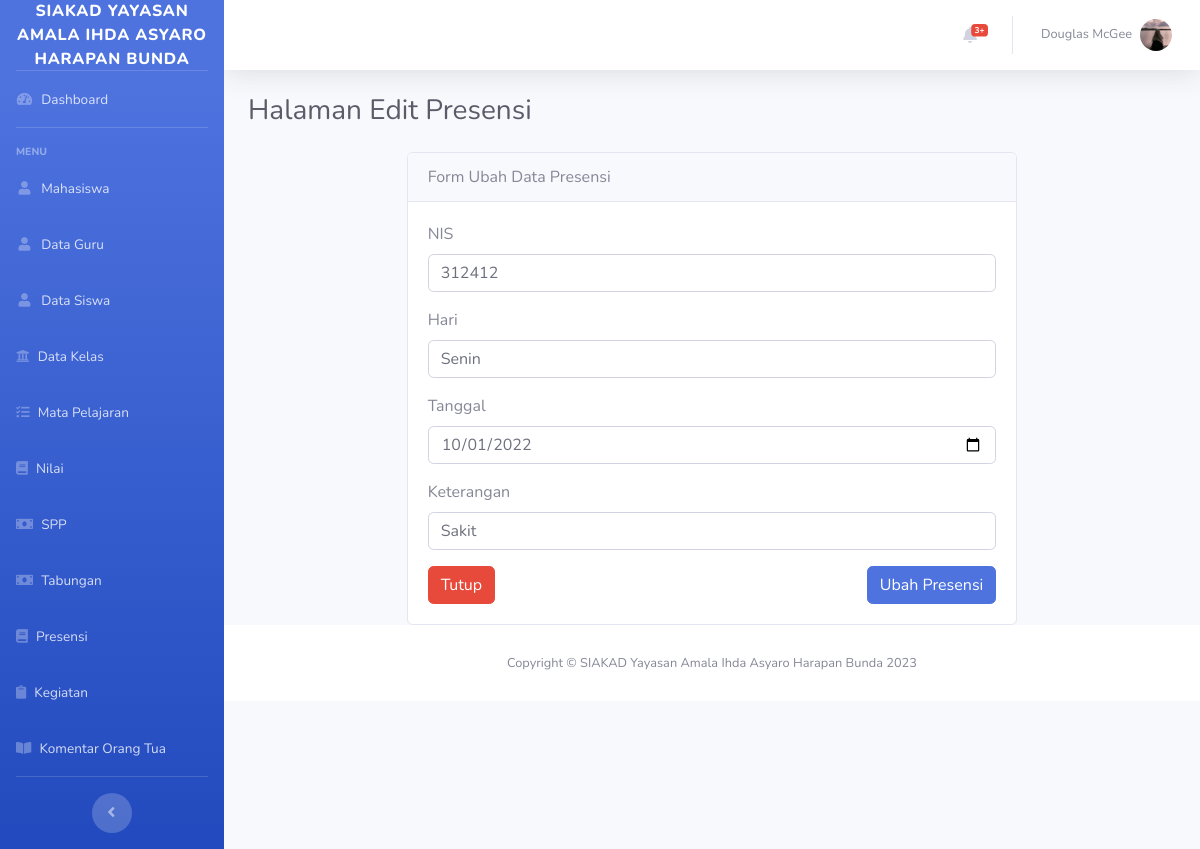
/Presensi/edit/1, run on the app's committed database.
### tables this page shows
CREATE TABLE `presensi` (
  `id_presensi` int(11) NOT NULL,
  `hari` varchar(100) NOT NULL,
  `tanggal` date NOT NULL,
  `keterangan` varchar(100) NOT NULL,
  `nis` int(11) NOT NULL
);

CREATE TABLE `siswa` (
  `nis` int(11) NOT NULL,
  `username` varchar(100) NOT NULL,
  `id_kelas` int(11) NOT NULL,
  `nama` varchar(200) NOT NULL,
  `jenis_kelamin` varchar(100) NOT NULL,
  `agama` varchar(100) NOT NULL,
  `tempat_lahir` varchar(200) NOT NULL,
  `tanggal_lahir` date NOT NULL,
  `alamat` varchar(100) NOT NULL,
  `nama_ayah` varchar(300) NOT NULL,
  `nama_ibu` varchar(300) NOT NULL,
  `no_hp` varchar(100) NOT NULL,
  `foto` varchar(500) NOT NULL
);

### application/controllers/Presensi.php (called while the page is built, shortened)
<?php
class Presensi extends CI_Controller
{
    public function __construct()
    {
        $this->load->model('Presensi_model');
    }
    function edit($id)
    {
        $data['judul'] = "Halaman Edit Presensi";
        $data['presensi'] = $this->Presensi_model->getById($id);
        $this->load->view("layout/header");
        $this->load->view("presensi/vw_ubah_presensi", $data);
        $this->load->view("layout/footer");
    }
}

### index.php (called while the page is built, shortened)
<?php
require_once BASEPATH.'core/CodeIgniter.php';

### application/models/Presensi_model.php (called while the page is built, shortened)
<?php
class Presensi_model extends CI_Model
{
    public $table = 'presensi, siswa';
    public function getById($id)
    {
        $this->db->from($this->table);
        $this->db->where('id_presensi', $id);
        $query = $this->db->get();
        return $query->row_array();
    }
}

### application/views/presensi/vw_ubah_presensi.php (the view, shortened to what this page needs)
<div class="container-fluid">
    <h1 class="h3 mb-4 text-gray-800"><?php echo $judul; ?> </h1>
    <div class="row justify-content-center">
        <div class="col-md-8">
            <div class="card">
                <div class="card-header justify-content-center">
                    Form Ubah Data Presensi
                </div>
                <div class="card-body">
                    <form action="<?= base_url('Presensi/update'); ?>" method="POST">
                    <div class="form-group">
                            <label for="nama">NIS</label>
                            <input type="text" name="nis" value="<?= $presensi['nis']; ?>" class="form-control" id="nis" placeholder="NIS">
                        </div>
                        <div class="form-group">
                            <label for="nama">Hari</label>
                            <input type="text" name="hari" value="<?= $presensi['hari']; ?>" class="form-control" id="hari" placeholder="Hari">
                        </div>
                        <div class="form-group">
                            <label for="nama">Tanggal</label>
                            <input type="date" name="tanggal" value="<?= $presensi['tanggal']; ?>" class="form-control" id="tanggal" placeholder="Tanggal">
                        </div>
                        <div class="form-group">
                            <label for="nama">Keterangan</label>
                            <input type="text" name="keterangan" value="<?= $presensi['keterangan']; ?>" class="form-control" id="keterangan" placeholder="Keterangan">
                        </div>
                        <a href="<?= base_url('Presensi') ?>" class="btn btn-danger">Tutup</a>
                        <button type="submit" name="tambah" class="btn btn-primary float-right">Ubah Presensi</button>
                    </form>
                </div>
            </div>
        </div>
    </div>
</div>

### data on the page
presensi: nis "312412", hari "Senin", tanggal "10/01/2022", keterangan "Sakit"

### other printed values
$judul "Halaman Edit Presensi"
